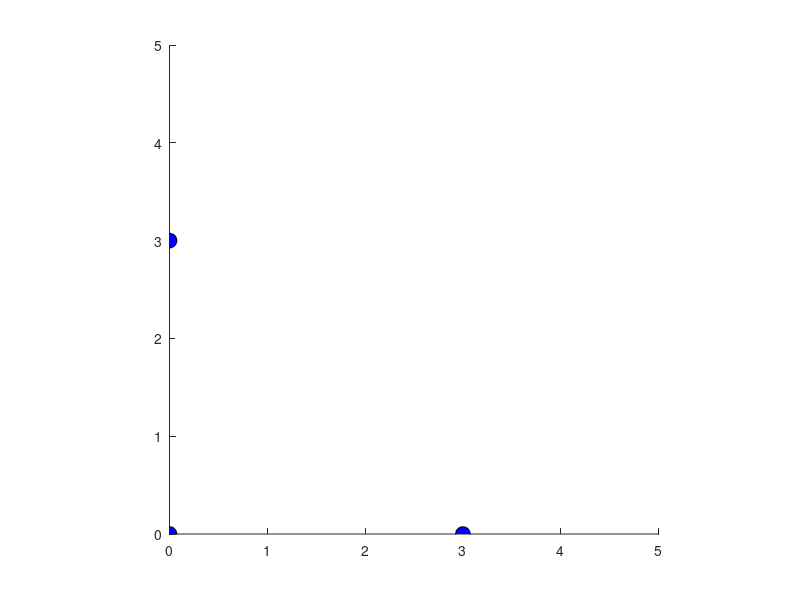

This figure's MATLAB source: (Note: this script raises an error after producing the figure.)
% This file is part of:
% Ultrasound Positioning System using the Kalman Filter
% by Enrique Fernandez (efernan@mit.edu)
% 16.322 Stochastic Estimation and Control Final Project
% Massachusetts Institute of Technology
% Fall 2013 - December 8, 2013

function interactive_trilat()

%% Sensor setup
a = 3; b = 3;
x1 = 0; y1 = 0; %S1
x2 = a; y2 = 0; %S2
x3 = 0; y3 = b; %S3

%% Noise setup
w = 0.0025 ; % (m/s)^2
w = 0.5
W = w*eye(2);
r = (1e-2)^2 ; % m^2
%r = (2e-4)^2 ; % m^2
R = r * eye(3);

%% System definition
nA = 4;
A = [0 1 0 0; 0 0 0 0; 0 0 0 1; 0 0 0 0];
B = [0 0; 1 0; 0 0; 0 1];

h = @(x) [sqrt((x(1)-x1)^2+(x(3)-y1)^2); sqrt((x(1)-x2)^2+(x(3)-y2)^2); sqrt((x(1)-x3)^2+(x(3)-y3)^2)];
dh = @(x) [(x(1)-x1)/sqrt((x(1)-x1)^2 + (x(3)-y1)^2) 0 (x(3)-y1)/sqrt((x(1)-x1)^2 + (x(3)-y1)^2) 0;
           (x(1)-x2)/sqrt((x(1)-x2)^2 + (x(3)-y2)^2) 0 (x(3)-y2)/sqrt((x(1)-x2)^2 + (x(3)-y2)^2) 0;
           (x(1)-x3)/sqrt((x(1)-x3)^2 + (x(3)-y3)^2) 0 (x(3)-y3)/sqrt((x(1)-x3)^2 + (x(3)-y3)^2) 0];
% Discretization
dt = 0.02;
S = [-A B*W*B'; zeros(4,4) A'];
Cc = expm(S*dt);

Ad = Cc(5:end, 5:end)';
Wd = Ad * Cc(1:4, 5:end); 


%% Simulation
tf = 5;
N = round(tf/dt);
t = [0:dt:tf];
t = t(1:N);
X0 = [1; 1; 1; 0.05]; % Moving to the right
Q0 = diag([0.1 0.05 0.05 0.01]);

Xact = zeros(2, N);
Y = zeros(3, N);


%% Extended Kalman Filter

xhatm = 0;

%Xhatm = zeros(nA, N);
%Xhatp = zeros(nA,N);
%Xhatm(:,1) = X0;
Qm = Q0;

Xhatp = [];

    function [xhatp, xhatm_out, Qm_out] = updateEKF(xhatm_in, Qm_in, y)
        disp('Updating EKF')
        C = dh(xhatm_in);
        hx = h(xhatm_in);

        Qp = Qm_in - Qm_in*C'*inv(C*Qm_in*C' + R)*C*Qm_in;
        L = Qp*C'*inv(R);
        %Xhatp(:,i) = xhatm + L*(y-hx);

        %Qxb(:,i) = sqrt(diag(Qp));
        %Xhatm(:, i+1) = Ad * Xhatp(:,i);
        Qm_out = Ad*Qp*Ad' + Wd;
        xhatp = xhatm_in + L*(y-hx);
        xhatm_out = Ad * xhatp;
     end


%% Capture functions

figure;
axis equal
% Plot sensors
hold on
rec_s = 0.15;
rectangle('Position', [x1-.5*rec_s, y1-.5*rec_s, rec_s, rec_s],'Curvature',[1,1], 'FaceColor', 'blue')
rectangle('Position', [x2-.5*rec_s, y2-.5*rec_s, rec_s, rec_s],'Curvature',[1,1], 'FaceColor', 'blue')
rectangle('Position', [x3-.5*rec_s, y3-.5*rec_s, rec_s, rec_s],'Curvature',[1,1], 'FaceColor', 'blue')

hold on
xlim([0 5])
ylim([0 5])

set (gcf, 'WindowButtonMotionFcn', @mouseMoveCallback);
% set (gcf, 'WindowButtonDownFcn', @mouseDownCallback);
% set (gcf, 'WindowButtonUpFcn', @mouseUpCallback);
set (gcf, 'KeyPressFcn', @keyDown);
%set (gcf, 'KeyReleaseFcn', @keyUp);
capture = 0
i = 1
currentPointX = 0;
currentPointY = 0;

hXact = plot(nan,'b');
hXEKF = plot(nan,'-or');
hSimple = plot(nan,'g');
simpleEst = [];

timerObj = timer('TimerFcn',@timerCallback,'Period',dt,'ExecutionMode','fixedRate');

    function timerCallback(timerObj,event,str_arg)
        %disp('CallbackT');
        if capture == 1
            %C = get (gca, 'CurrentPoint');
            %title(gca, ['(X,Y) = (', num2str(C(1,1)), ', ',num2str(C(1,2)), ')']);            
            %point = C(1,1:2)';
            point = [currentPointX; currentPointY];
%             timeCapture = [timeCapture; recordedTime];
            Xact(:,i) = point;
    %         tic;
            %plot(point(1),point(2),'dr');
            set(hXact, 'XData', Xact(1,:));
            set(hXact, 'YData', Xact(2,:));
            
            % Measurement
            %Y(:, i) = h(point);
            
            state_point = [point(1); 0; point(2); 0];
            y = h(state_point) + sqrtm(R)*randn(3,1);
            
            % EKF Update
            [xhatp, xhatm, Qm] = updateEKF(xhatm, Qm, y);
            
            Xhatp = [Xhatp xhatp];
            set(hXEKF, 'XData', Xhatp(1,:));
            set(hXEKF, 'YData', Xhatp(3,:));
            
            % Simple estimation
            xs = (y(1)^2 - y(2)^2 + a^2)/(2*a);
            ys = real(sqrt(y(1)^2 - xs^2));
            simpleEst = [simpleEst [xs ys]']
            set(hSimple, 'XData', simpleEst(1,:));
            set(hSimple, 'YData', simpleEst(2,:));
            
            i = i + 1;
            if i> N
                capture = 0;
                stop(timerObj);
                Xact
            end
        end
       
        
    end
    function keyDown(object, eventdata)
%         disp('down');
        if capture
            capture = 0;
            stop(timerObj);
        else
            capture = 1;
            % Setup EKF
            xhatm = [currentPointX 0 currentPointY 0]';
            Qm = Q0;
            disp('EKF ready');
            start(timerObj);
            disp('Capturing!!');
            title(gca,'Capturing!');
        end
        
       
    end
    function mouseMoveCallback(object, eventdata)
        [currentPointX, currentPointY] = gpos(gca);
        %disp(['currentPointX: ' num2str(currentPointX) ', currentPointY: ',num2str(currentPointY)]);
    end
end